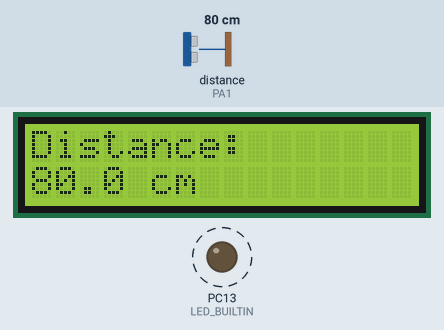
Simulated run of this program. Board: STM32 Blue Pill. Parts: 16×2 character LCD, output pins drawn as LEDs (lit = HIGH). Wiring (inferred from the names in the program): ultrasonic range finder: trigger PA0; echo PA1. Dashed ring = blinking. The test bench sets the inputs (shaded band); at power-on: distance to the obstacle (sensor on PA1) 80 cm. The echo pulse lasts 58.3 µs per cm; pins used as bus, display or sensor lines are not drawn; what the program prints to the serial monitor is not drawn.

Above: at 2.2 s.
2.3 s: distance to the obstacle (sensor on PA1) set to 2 cm
At 2.97 s:
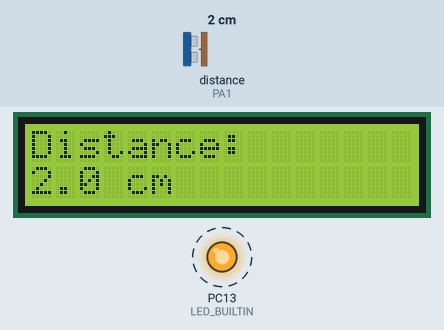
3.8 s: distance to the obstacle (sensor on PA1) set to 4 cm
At 4.47 s:
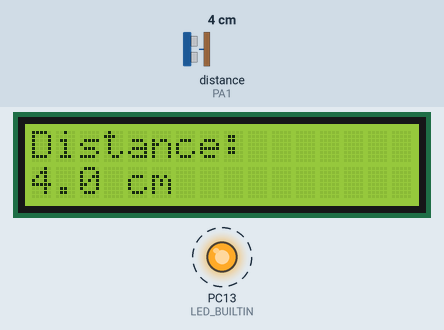
5.3 s: distance to the obstacle (sensor on PA1) set to 9 cm
At 5.97 s:
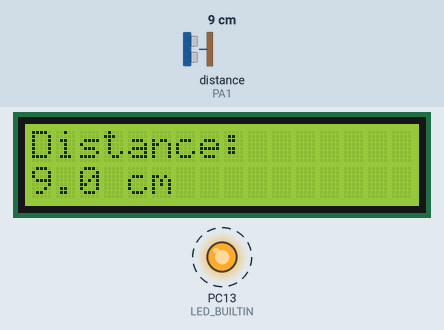
Timing chart, 0 to 12.8 s (numbered marks = the images above; inputs shaded):
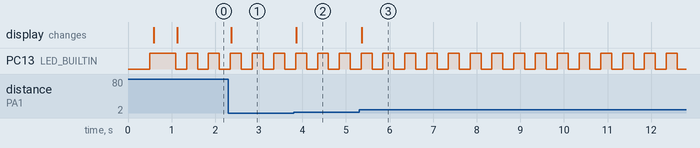

The program:

main.cpp
```cpp
#include <Arduino.h>
#include <Wire.h>
#include <LiquidCrystal_I2C.h>

// =============================================================================
// Configuration & Pin Definitions
// =============================================================================

// LCD I2C Backpack Configuration
// Common default I2C address for PCF8574 is 0x27.
// If your LCD uses the PCF8574A chip, change this address to 0x3F.
#define LCD_I2C_ADDRESS 0x27
#define LCD_COLUMNS     16
#define LCD_ROWS        2

// I2C Pins for STM32F103C8T6 Blue Pill
// Default hardware I2C1 pins:
#define PIN_I2C_SDA     PB7
#define PIN_I2C_SCL     PB6

// HC-SR04 Ultrasonic Sensor Pins
#define PIN_TRIG        PA0 // PA0 configured as digital OUTPUT
#define PIN_ECHO        PA1 // PA1 configured as digital INPUT (via 2.47V voltage divider)

// Optional on-board LED for visual heartbeat (PC13 on Blue Pill, active LOW)
#ifndef LED_BUILTIN
#define LED_BUILTIN     PC13
#endif

// Timing constants
const unsigned long ECHO_TIMEOUT_US     = 30000; // 30 ms timeout (~514 cm max theoretical range)
const unsigned long REFRESH_INTERVAL_MS = 250;   // Refresh measurement every 250 ms

// Initialize the LCD object with user-configured address
LiquidCrystal_I2C lcd(LCD_I2C_ADDRESS, LCD_COLUMNS, LCD_ROWS);

// Global timestamp for non-blocking timing
unsigned long lastMeasurementTime = 0;

// =============================================================================
// Helper Function: Measure Distance
// =============================================================================
/**
 * Triggers the HC-SR04 sensor and measures the ECHO pulse duration.
 *
 * @param echo_duration_us [out] Measured pulse duration in microseconds (0 if timeout).
 * @return float Calculated distance in centimeters (negative or 0 if no echo).
 */
float measureDistance(unsigned long &echo_duration_us) {
  // 1. Ensure TRIG is LOW for a clean pulse start
  digitalWrite(PIN_TRIG, LOW);
  delayMicroseconds(2);

  // 2. Generate 10-microsecond HIGH trigger pulse
  digitalWrite(PIN_TRIG, HIGH);
  delayMicroseconds(10);
  digitalWrite(PIN_TRIG, LOW);

  // 3. Measure the HIGH pulse duration on ECHO pin
  // The ECHO voltage divider produces ~2.47V for logic HIGH,
  // which is well above the STM32F103 digital input threshold (VIH ~ 2.0V).
  echo_duration_us = pulseIn(PIN_ECHO, HIGH, ECHO_TIMEOUT_US);

  // 4. Calculate distance if a valid echo pulse was received
  if (echo_duration_us > 0) {
    // Formula: distance = (time * speed of sound in air (0.0343 cm/us)) / 2 (round-trip)
    float distance_cm = (float)echo_duration_us * 0.0343f / 2.0f;
    return distance_cm;
  }

  // No echo detected (timeout or object out of range)
  return -1.0f;
}

// =============================================================================
// Setup
// =============================================================================
void setup() {
  // Initialize Serial Monitor at 115200 baud
  Serial.begin(115200);
  delay(500); // Short delay to allow Serial and power rails to stabilize

  Serial.println(F("=================================================="));
  Serial.println(F("STM32 Blue Pill - HC-SR04 Ultrasonic Distance Meter"));
  Serial.println(F("=================================================="));

  // Configure HC-SR04 pins
  pinMode(PIN_TRIG, OUTPUT);
  digitalWrite(PIN_TRIG, LOW);

  // Configure PA1 as standard digital INPUT
  // Do NOT set as output or enable pull-ups: the external 10k/10k divider provides 2.47V logic HIGH
  pinMode(PIN_ECHO, INPUT);

  // Configure on-board heartbeat LED
  pinMode(LED_BUILTIN, OUTPUT);
  digitalWrite(LED_BUILTIN, HIGH); // Turn off LED initially (active LOW)

  // Initialize I2C communication on PB7 (SDA) and PB6 (SCL)
  Wire.setSDA(PIN_I2C_SDA);
  Wire.setSCL(PIN_I2C_SCL);
  Wire.begin();

  // Quick I2C bus diagnostic check for the configured LCD address
  Wire.beginTransmission(LCD_I2C_ADDRESS);
  uint8_t i2cStatus = Wire.endTransmission();
  if (i2cStatus == 0) {
    Serial.print(F("[I2C] LCD backpack successfully detected at address: 0x"));
    Serial.println(LCD_I2C_ADDRESS, HEX);
  } else {
    Serial.print(F("[I2C WARNING] No ACK from LCD at 0x"));
    Serial.println(LCD_I2C_ADDRESS, HEX);
    Serial.println(F("If your LCD remains blank, verify wiring or change LCD_I2C_ADDRESS to 0x3F in main.cpp."));
  }

  // Initialize LCD display
  lcd.init();
  lcd.backlight();

  // Print static row 1 header
  // Note: Printing full 16 characters prevents stale text and avoids lcd.clear() flicker
  lcd.setCursor(0, 0);
  lcd.print("Distance:       ");

  // Initial standby message on row 2
  lcd.setCursor(0, 1);
  lcd.print("Initializing... ");

  delay(500);
  Serial.println(F("Initialization complete. Starting measurement loop..."));
}

// =============================================================================
// Main Loop
// =============================================================================
void loop() {
  unsigned long currentMillis = millis();

  // Refresh measurement approximately every 250 ms
  if (currentMillis - lastMeasurementTime >= REFRESH_INTERVAL_MS) {
    lastMeasurementTime = currentMillis;

    // Toggle heartbeat LED on each measurement cycle
    digitalWrite(LED_BUILTIN, !digitalRead(LED_BUILTIN));

    unsigned long echo_duration_us = 0;
    float distance_cm = measureDistance(echo_duration_us);

    // Buffer to hold exact 16-character string for row 2
    char lineBuffer[17];

    if (echo_duration_us > 0 && distance_cm >= 0.0f) {
      // Valid echo received: format distance with 1 decimal place (e.g. "42.5 cm")
      char numBuffer[10];
      dtostrf(distance_cm, 1, 1, numBuffer);

      char textWithUnit[16];
      snprintf(textWithUnit, sizeof(textWithUnit), "%s cm", numBuffer);

      // Pad with spaces up to 16 chars so previous text is cleanly overwritten without lcd.clear()
      snprintf(lineBuffer, sizeof(lineBuffer), "%-16s", textWithUnit);

      // Print debug information to Serial Monitor
      Serial.print(F("Echo: "));
      Serial.print(echo_duration_us);
      Serial.print(F(" us | Distance: "));
      Serial.print(distance_cm, 1);
      Serial.println(F(" cm"));

    } else {
      // No echo received within 30 ms timeout
      // "No echo detected" is exactly 16 characters, perfectly filling the second row
      snprintf(lineBuffer, sizeof(lineBuffer), "%-16s", "No echo detected");

      // Print timeout notification to Serial Monitor
      Serial.print(F("Echo: "));
      Serial.print(echo_duration_us);
      Serial.println(F(" us | No echo detected"));
    }

    // Ensure First Row title is maintained
    lcd.setCursor(0, 0);
    lcd.print("Distance:       ");

    // Update Second Row without clearing screen (avoids display flicker)
    lcd.setCursor(0, 1);
    lcd.print(lineBuffer);
  }
}
```

Measured:
- after the input at 2.3 s, the display: changes after 0.07 s (image 1)
- after the input at 3.8 s, the display: changes after 0.06 s (image 2)
- after the input at 5.3 s, the display: changes after 0.07 s (image 3)
- by itself, PC13 (LED_BUILTIN): alternates HIGH for 0.25 s and LOW for 0.25 s
